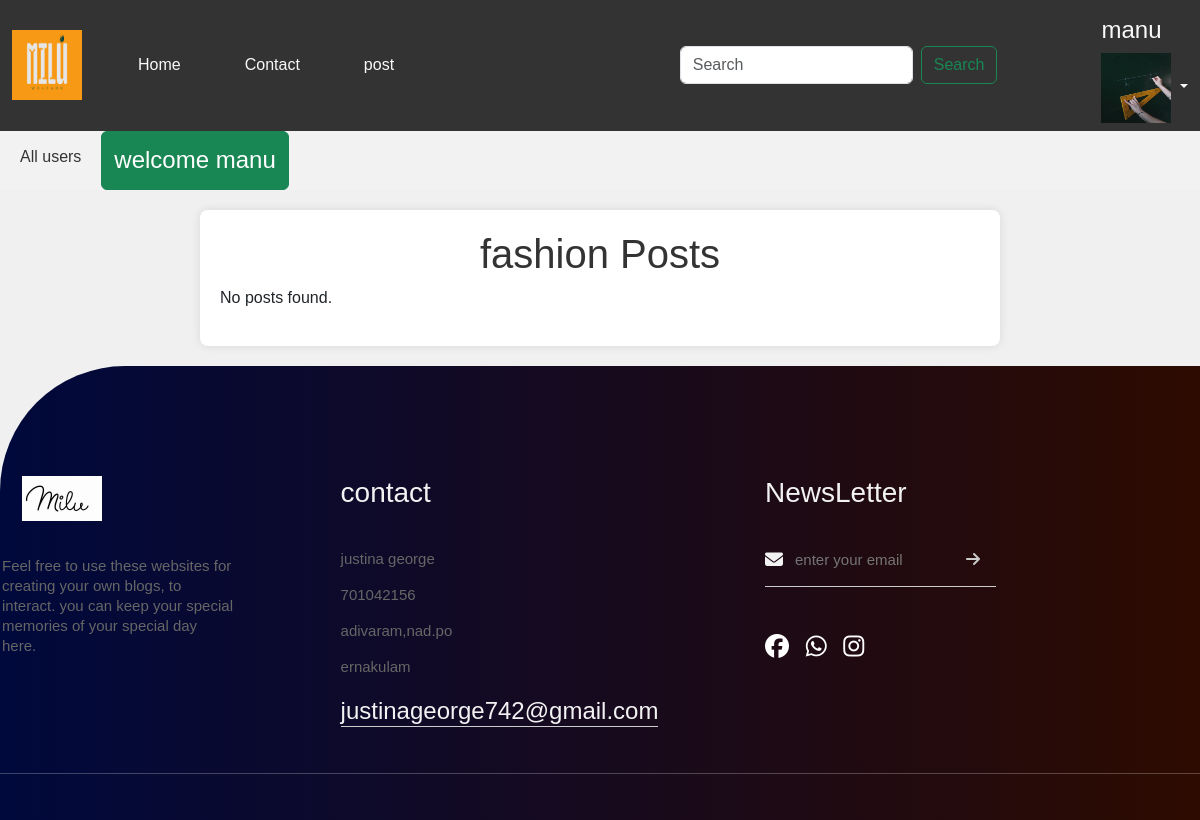
Page /categorypost/fashion/ (signed in) on the earlier database version.
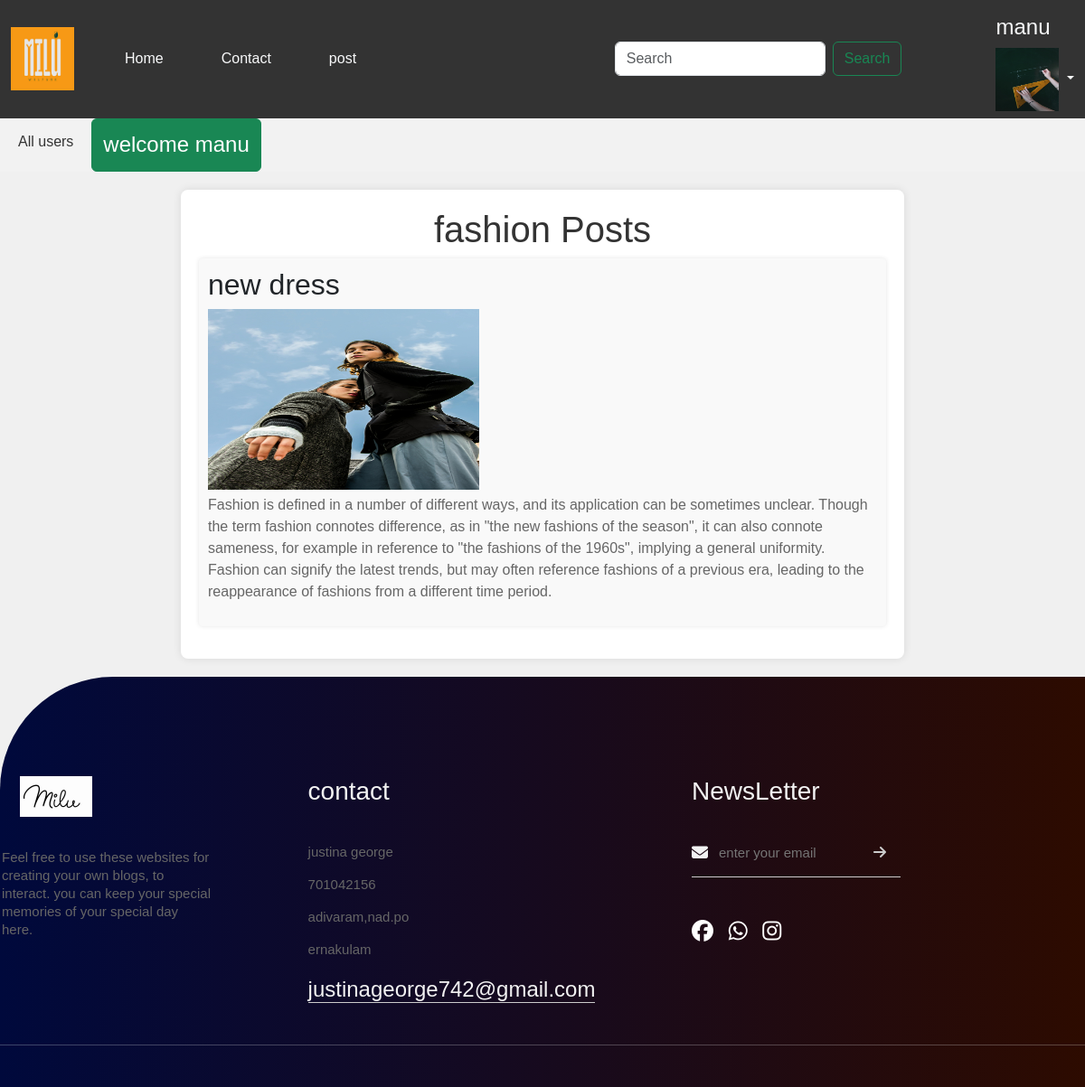
Same page on the later database version.
### blogapp/models.py (models this page shows)
class Post(models.Model):
    post_id = models.AutoField(primary_key=True)
    title = models.CharField(max_length=200)
    content = models.TextField()
    url = models.CharField(max_length=100)
    cat = models.CharField(max_length=100, choices=CATEGORIES)
    image = models.ImageField(upload_to='posts/')

### blogapp/views.py (the view)
# urls.py: path("categorypost/<str:category_title>/",views.categoryPostView.as_view(),name="post_category"),
@method_decorator(decs,name="dispatch")
class categoryPostView(View):
    def get(self,request,category_title,*args,**kwargs):
        category=Category.objects.get(title=category_title)
        posts=Post.objects.filter(cat=category_title)
        return render(request,"category_post.html",{"category":category,"posts":posts})

### blogapp/templates/category_post.html (shortened to what this page needs)
{%extends 'base.html'%}
{%block body_block%}
<body>
    <div class="container">
        <h1>{{ category.title }} Posts</h1>
        <ul class="y">
            {% for post in posts %}
                <li class="x">
                    <h2>{{ post.title }}</h2>
                    <img src="{{ post.image.url }}" alt="{{ post.title }}" height="200px" width="300px">
                    <p>{{ post.content }}</p>
                </li>
            {% empty %}
                <li>No posts found.</li>
            {% endfor %}
        </ul>
    </div>
{%endblock%}

Differences in the rows shown:
added Post: title "new dress", image (picture), content "Fashion is defined in a number of different ways, and its application can be sometimes unclear. Though the term fashion connotes difference, as in \"the new fashions of the season\", it can also connote sameness, for example in reference to \"the fashions of the 1960s\", implying a general uniformity. Fashion can signify the latest trends, but may often reference fashions of a previous era, leading to the reappearance of fashions from a different time period."
Other differences:
text no longer shown: "No posts found."
